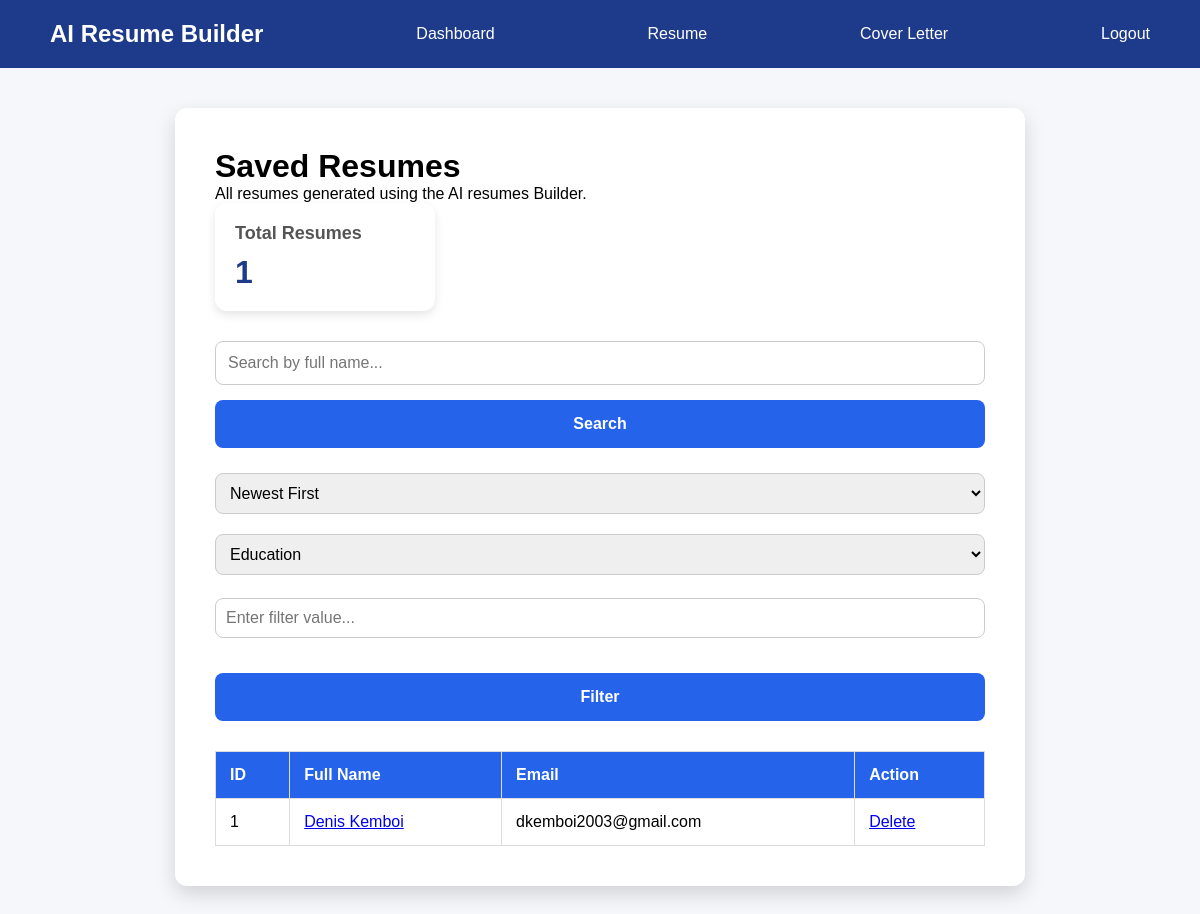
The page /dashboard (signed in) on the database as committed earlier.
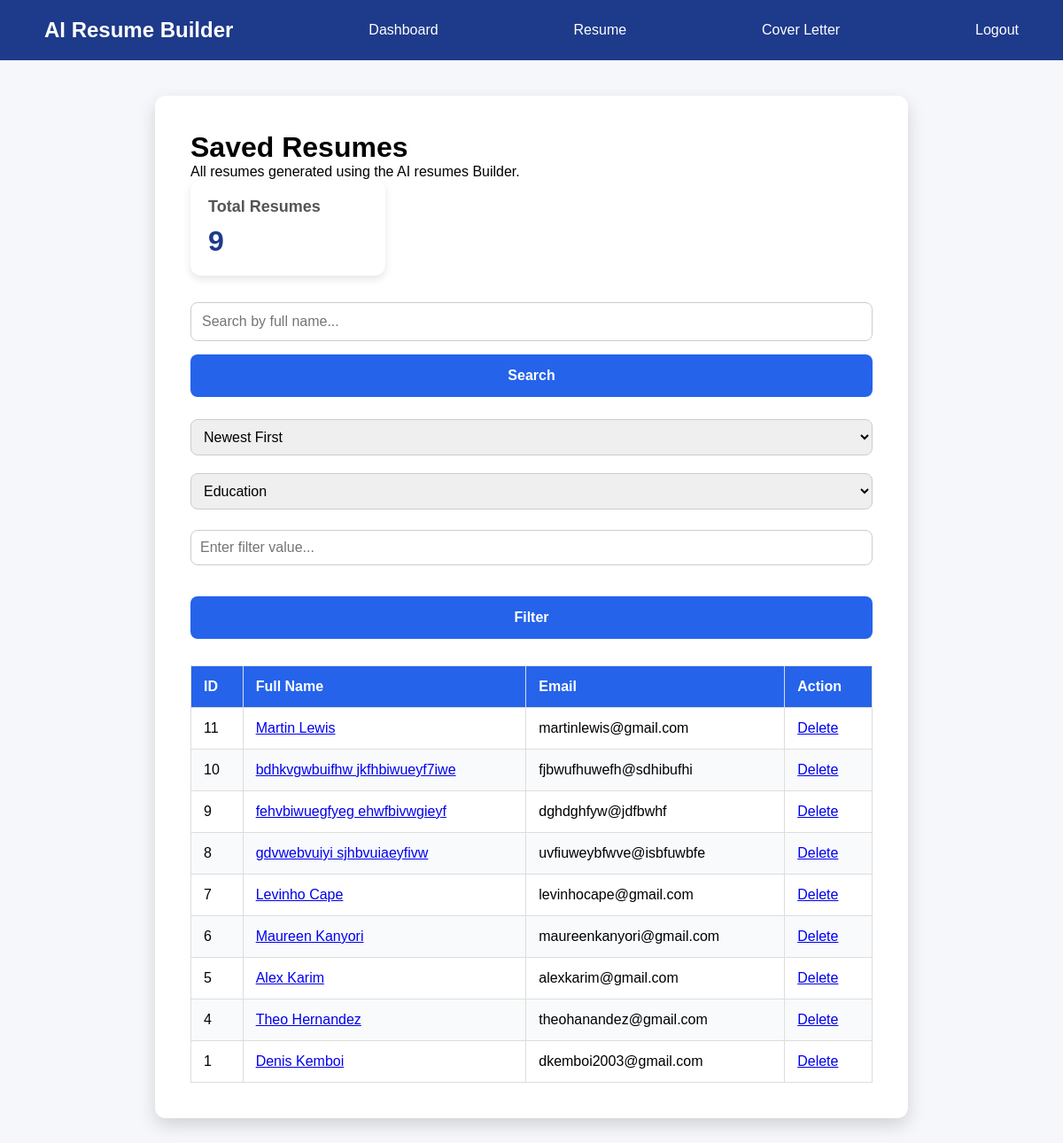
The same page on the database as committed later.
### tables this page shows
CREATE TABLE resumes(
            id INTEGER PRIMARY KEY AUTOINCREMENT,
            user_id INTEGER NOT NULL,
            full_name TEXT,
            email TEXT,
            phone TEXT,
            education TEXT,
            skills TEXT,
            experience TEXT,
            summary TEXT
        );

### app.py (the view)
@app.route("/dashboard")
def dashboard():
    if "user_id" not in session:
        return redirect(url_for("login"))
    user_id = session["user_id"]
    print(user_id)
    print(type(user_id))
    search_query = request.args.get("search", "")
    sort_by = request.args.get("sort", "newest")
    filter_type = request.args.get("filter_type", "")
    filter_value = request.args.get("filter_value", "")
    if search_query:
        resumes = search_resumes(user_id, search_query)
    elif filter_type and filter_value:
        resumes = filter_resumes(user_id, filter_type, filter_value)
    else:
        resumes = sort_resumes(user_id, sort_by)
    stats = get_dashboard_stats(user_id)
    return render_template(
        "dashboard.html",
        resumes=resumes,
        search_query=search_query,
        sort_by=sort_by,
        filter_type=filter_type,
        filter_value=filter_value,
        stats=stats
    )

### database/db.py (called while the page is built, shortened)
def sort_resumes(user_id, sort_by):
    conn = sqlite3.connect(DB_PATH)
    conn.row_factory = sqlite3.Row
    cursor = conn.cursor()
    if sort_by == "oldest":
        query = """
            SELECT id, full_name, email
            FROM resumes
            WHERE user_id = ?
            ORDER BY id ASC
        """
    else:
        query = """
            SELECT id, full_name, email
            FROM resumes
            WHERE user_id = ?
            ORDER BY id DESC
        """
    cursor.execute(query, (user_id,))
    resumes = cursor.fetchall()
    conn.close()
    return resumes

def get_dashboard_stats(user_id):
    conn = sqlite3.connect(DB_PATH)
    conn.row_factory = sqlite3.Row
    cursor = conn.cursor()
    cursor.execute("""
        SELECT COUNT(*)
        FROM resumes
        WHERE user_id = ?
    """, (user_id,))
    total_resumes = cursor.fetchone()[0]
    conn.close()
    return {
        "total_resumes": total_resumes
    }

### templates/dashboard.html (shortened to what this page needs)
{%extends  "base.html" %}
{% block content %}
<div class="resume-preview">
    <h1>Saved Resumes</h1>
    <p>All resumes generated using the AI resumes Builder.</p>
    <div class="stats-container">
        <div class="stat-card">
            <h3>Total Resumes</h3>
            <p>{{ stats.total_resumes }}</p>
        </div>
    </div>
    <form method="GET" action="{{ url_for('dashboard') }}" class="search-form">
        <input
            type="text"
            name="search"
            placeholder="Search by full name..."
            value="{{ search_query }}">
        <button type="submit">Search</button>
    </form>
    <form method="GET" action="{{ url_for('dashboard') }}" class="sort-form">
        <select name="sort" onchange="this.form.submit()">
            <option value="newest"
                {% if sort_by == "newest" %}selected{% endif %}>
                Newest First
            </option>
        </select>
    </form>
    <form method="GET" action="{{ url_for('dashboard') }}" class="filter-form">
        <select name="filter_type">
            <option value="education"
                {% if filter_type == "education" %}selected{% endif %}>
                Education
            </option>
        </select>
        <input
            type="text"
            name="filter_value"
            placeholder="Enter filter value..."
            value="{{ filter_value }}">
        <button type="submit">Filter</button>
    </form>
    <table class="dashboard-table">
        <thead>
            <tr>
                <th>ID</th>
                <th>Full Name</th>
                <th>Email</th>
                <th>Action</th>
            </tr>
        </thead>
        <tbody>
            {% for resume in resumes %}
            <tr>
                <td>{{ resume["id"] }}</td>
                <td>
                    <a href="{{ url_for('view_resume', resume_id=resume["id"]) }}">
                        {{ resume["full_name"] }}
                    </a>
                </td>
                <td>{{ resume["email"] }}</td>
                <td>
                    <a href="{{ url_for('delete_resume_route', resume_id=resume["id"]) }}"
                    onclick="return confirm('Are you sure you want to delete this resume?');">
                    Delete
                    </a>
                </td>
            </tr>
            {% endfor %}
        </tbody>
    </table>
</div>
{% endblock %}

### templates/base.html (shortened to what this page needs)
<!DOCTYPE html>
<html lang="en">
<head>
    <link rel="stylesheet"
          href="{{ url_for('static', filename='css/style.css') }}">
</head>
<body>
    <nav>
        <h2>AI Resume Builder</h2>
        {% if session.get("user_id") %}
            <a href="{{ url_for('dashboard') }}">Dashboard</a>
            <a href="{{ url_for('resume') }}">Resume</a>
            <a href="{{ url_for('cover_letter') }}">Cover Letter</a>
            <a href="{{ url_for('logout') }}">Logout</a>
        {% else %}
            <a href="{{ url_for('home') }}">Home</a>
            <a href="{{ url_for('login') }}">Login</a>
            <a href="{{ url_for('register') }}">Register</a>
        {% endif %}
    </nav>
    {% block content %}
    {% endblock %}
</body>
</html>

### static/css/style.css (style rules this page uses)
* { margin : 0; padding: 0; box-sizing: border-box; }
body { font-family: Arial, sans-serif; background-color: #f5f7fa; }
nav { background-color: #1e3a8a; color: white; display: flex; justify-content: space-between; align-items: center; padding: 20px 50px; }
nav a { color: white; text-decoration: none; }
button { background-color: #2563eb; color: white; padding: 15px; border: none; border-radius: 8px; font-size: 16px; font-weight: bold; cursor: pointer; transition: all 0.3s ease; }
form { display: flex; flex-direction: column; gap: 15px; }
input, textarea { width: 100%; padding: 12px; margin-top: 8px; margin-bottom: 20px; border: 1px solid #ccc; border-radius: 8px; font-size: 16px; font-family: Arial, Helvetica, sans-serif; box-sizing: border-box; }
.resume-preview { width: 80%; max-width: 850px; margin: 40px auto; background: white; border-radius: 12px; padding: 40px; box-shadow: 0 8px 20px rgba(0, 0, 0, 0.15); }
.dashboard-table { width: 100%; border-collapse: collapse; margin-top: 30px; }
.dashboard-table th, .dashboard-table td { border: 1px solid #ddd; padding: 14px; text-align: left; }
.dashboard-table th { background-color: #2563eb; color: white; }
.dashboard-table tr:nth-child(even) { background-color: #f8fafc; }
.search-form { display: flex; gap: 15px; margin-bottom: 25px; }
.search-form input { flex: 1; margin: 0; }
.sort-form { margin-bottom: 20px; }
.sort-form select { padding: 10px; border-radius: 8px; border: 1px solid #ccc; font-size: 16px; }
.stats-container { display:flex; gap:20px; margin-bottom:30px; flex-wrap:wrap; }
.stat-card { background:#ffffff; padding:20px; border-radius:12px; box-shadow:0 4px 10px rgba(0,0,0,0.1); min-width:220px; }
.stat-card h3 { margin-bottom:10px; font-size:18px; color:#555; }
.stat-card p { font-size:32px; font-weight:bold; color:#1e3a8a; }
.filter-form { display:flex; gap:15px; margin-bottom:25px; flex-wrap:wrap; }
.filter-form select, .filter-form input { padding:10px; border:1px solid #ccc; border-radius:8px; font-size:16px; }
.filter-form input { flex:1; }

Rows that differ between the two databases and show on the page:
added resumes: id "11", full_name "Martin Lewis", email "martinlewis@gmail.com"
added resumes: id "10", full_name "bdhkvgwbuifhw jkfhbiwueyf7iwe", email "fjbwufhuwefh@sdhibufhi"
added resumes: id "9", full_name "fehvbiwuegfyeg ehwfbivwgieyf", email "dghdghfyw@jdfbwhf"
added resumes: id "8", full_name "gdvwebvuiyi sjhbvuiaeyfivw", email "uvfiuweybfwve@isbfuwbfe"
added resumes: id "7", full_name "Levinho Cape", email "levinhocape@gmail.com"
added resumes: id "6", full_name "Maureen Kanyori", email "maureenkanyori@gmail.com"
added resumes: id "5", full_name "Alex Karim", email "alexkarim@gmail.com"
added resumes: id "4", full_name "Theo Hernandez", email "theohanandez@gmail.com"
Other text that changed with them:
{{ stats.total_resumes }}: "1" → "9"
